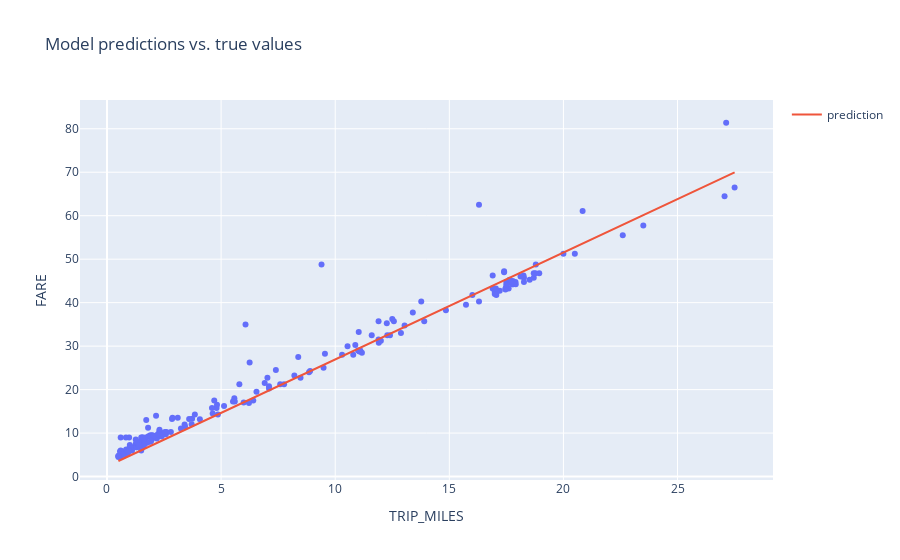

Write notebook code for a chart like this one.
### Code cell
settings_2 = ml_edu.experiment.ExperimentSettings(learning_rate=0.001, number_epochs=37, batch_size=500, input_features=['TRIP_MILES',])
metrics = [keras.metrics.RootMeanSquaredError(name = 'rmse')]
model_2 = create_model(settings_2, metrics)
experiment_2 = train_model(experiment_name='one_feature_hyper', model=model_2, dataset=training_df, lable_name='FARE', settings=settings_2)

ml_edu.results.plot_experiment_metrics(experiment_2, ['rmse'])
ml_edu.results.plot_model_predictions(experiment_2, training_df, 'FARE')

### Figure 1 — Plotly figure (JSON) as saved in the notebook; plotly's stock layout.template omitted (floating-point values rounded to 4 significant figures; data arrays with more than 128 entries replaced by an {"elided": "..."} marker saying what was removed)
{"data": [{"hovertemplate": "TRIP_MILES=%{x}<br>FARE=%{y}<extra></extra>", "legendgroup": "", "marker": {"color": "#636efa", "symbol": "circle"}, "mode": "markers", "name": "", "orientation": "v", "showlegend": false, "type": "scatter", "x": {"elided": "200 float values"}, "xaxis": "x", "y": {"elided": "200 float values"}, "yaxis": "y"}, {"mode": "lines", "name": "prediction", "type": "scatter", "x": {"elided": "200 float values"}, "y": {"elided": "200 float values"}}], "layout": {"legend": {"tracegroupgap": 0}, "title": {"text": "Model predictions vs. true values"}, "xaxis": {"anchor": "y", "domain": [0, 1], "title": {"text": "TRIP_MILES"}}, "yaxis": {"anchor": "x", "domain": [0, 1], "title": {"text": "FARE"}}}}
